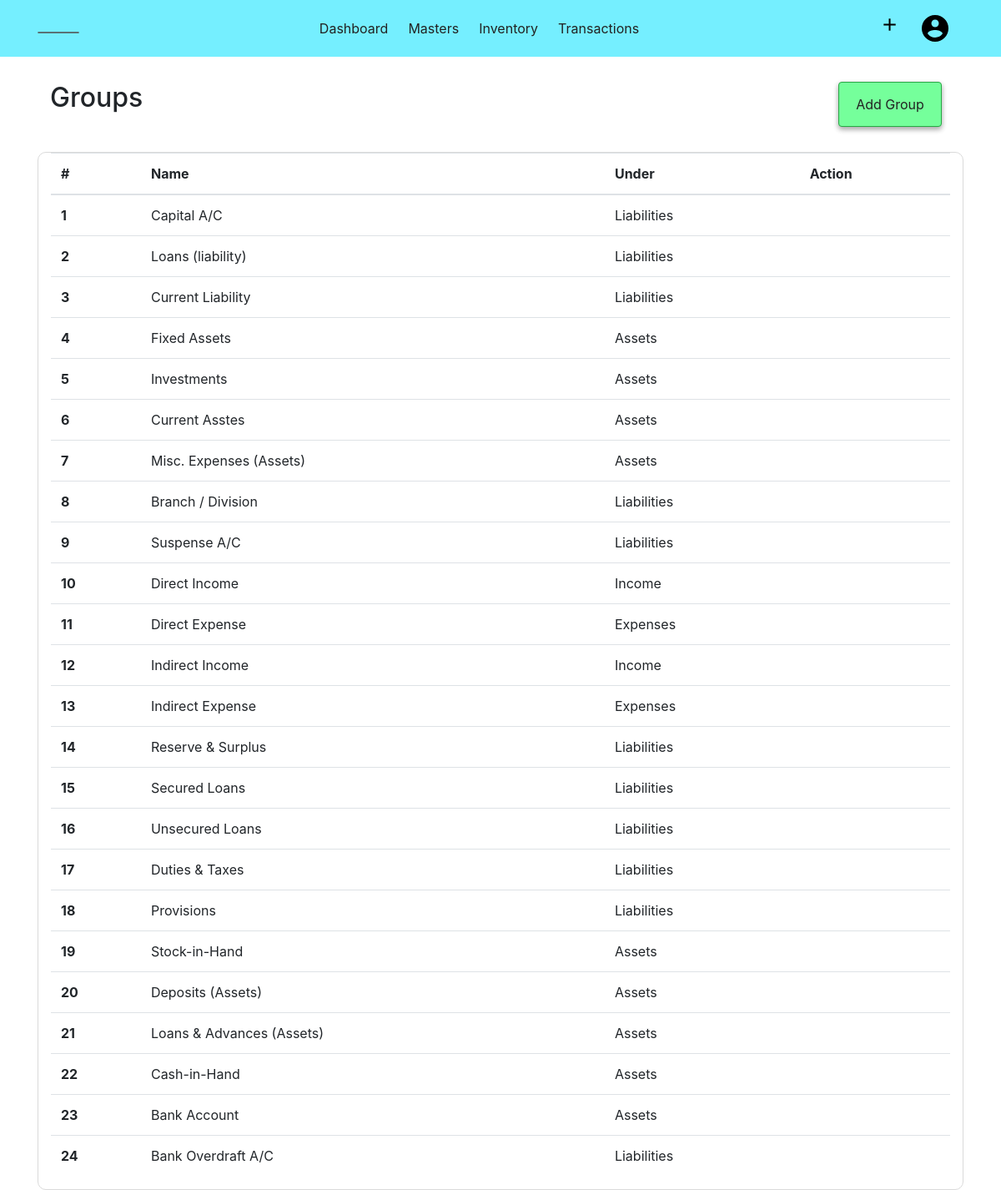
/groups (signed in), run on an earlier commit of the app's database.
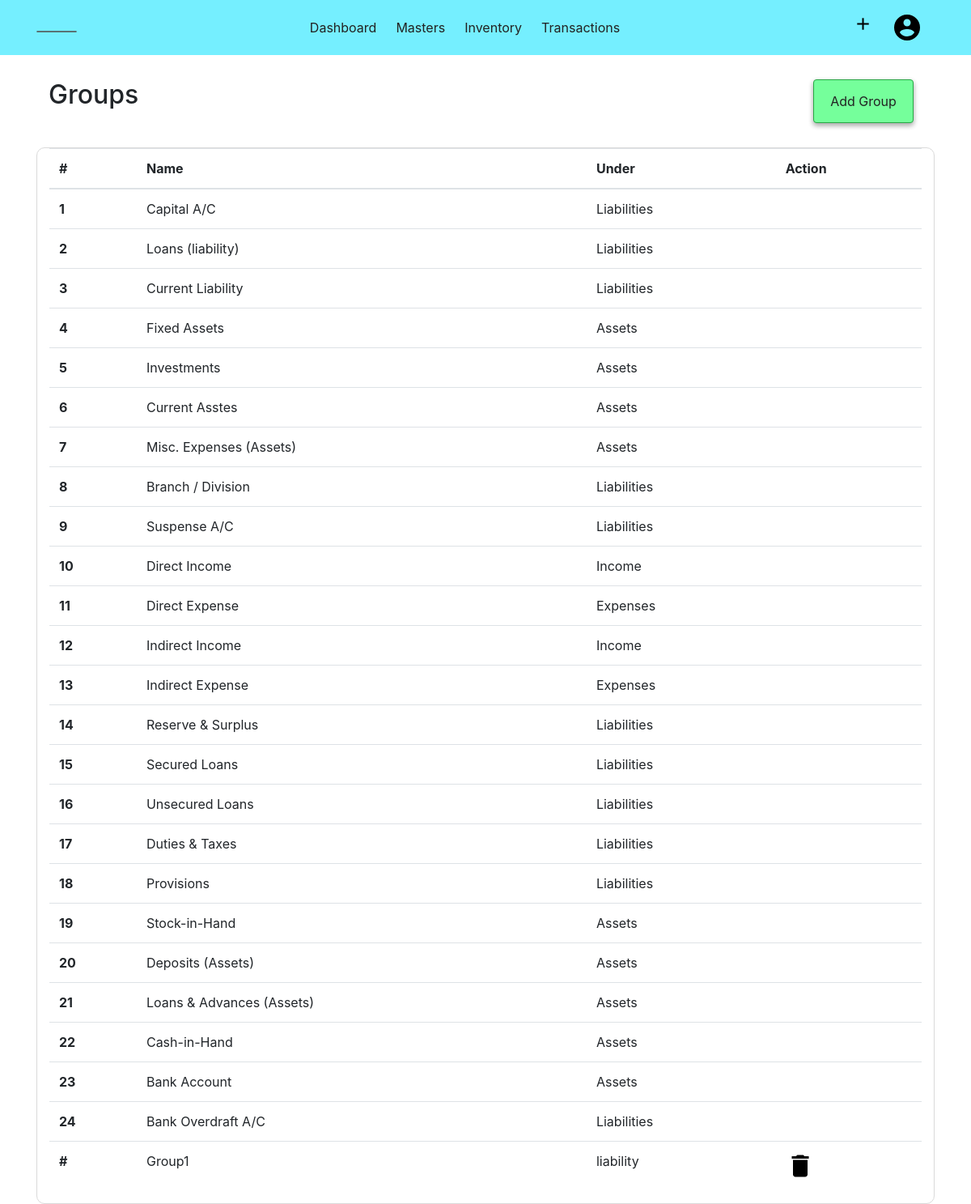
And on a later commit of the database.
### acsystem/models.py (models this page shows, shortened)
class FixedGroup(db.Model):
    id = db.Column(db.Integer, primary_key=True)
    name = db.Column(db.String(40), nullable=False)
    under = db.Column(db.String(20), nullable=False)

class Group(db.Model):
    id = db.Column(db.Integer, primary_key=True)
    name = db.Column(db.String(40), nullable=False)
    under = db.Column(db.String(20), nullable=False)
    ledgers = db.relationship('Ledger', backref='undergroup', lazy=True, cascade="all, delete-orphan")
    company_id = db.Column(db.Integer, db.ForeignKey('company.id', ondelete="CASCADE"), nullable=False)

### acsystem/groupledger/routes.py (the view)
@groupledgers.route('/groups', methods=['GET','POST'])
@login_required
def group():
    if current_user.activecompany == 0:
        flash(f"No Company is Activated! ","warning")
        return redirect(url_for('company.companies'))
    form = GroupForm()
    if form.validate_on_submit():
        usergroup = Group(name = form.name.data, under = form.under.data, company_id=current_user.activecompany)
        db.session.add(usergroup)
        db.session.commit()
        flash(f"Group Added Successfully.","success")
        return redirect(url_for('groupledgers.group'))
    groups = Group.query.filter_by(company_id = current_user.activecompany).all()
    fixedgroups = FixedGroup.query.all()
    return render_template('groupledger/showgroup.html', title="Groups", form=form, groups = groups, fixedgroups=fixedgroups )

### acsystem/models.py (called while the page is built)
@login_manager.user_loader
def load_user(user_id):
    return User.query.get(int(user_id))

### acsystem/templates/groupledger/showgroup.html (shortened to what this page needs)
{% from "renderfield.html" import render_field, render_doublefield %}
{% extends "layout.html"%}
{% block content %}
<div class="container">
    <div class="container-fluid">
        <h2 class="float-left">Groups</h2>
        <ul class="nav justify-content-end">
            <li class="btn btn-success">
                <a class="nav-link" data-toggle="modal" data-target="#creategroup">Add Group</a>
            </li>
        </ul>
    </div>
    <div class="container-fluid" style="border:1px solid rgb(218, 218, 218); border-radius:10px;">
        <table class="table table-hover">
            <thead>
                <tr>
                    <th scope="col">#</th>
                    <th scope="col">Name</th>
                    <th scope="col">Under</th>
                    <th scope="col">Action</th>
                </tr>
            </thead>
            <tbody>
                {% for group in fixedgroups %}
                <tr>
                    <th scope="row">{{group.id}}</th>
                    <td>{{ group.name }}</td>
                    <td>{{ group.under }}</td>
                    <td>
                    </td>
                {% endfor %}
                {% for group in groups %}
                <tr>
                    <th scope="row">#</th>
                    <td>{{ group.name }}</td>
                    <td>{{ group.under }}</td>
                    <td  class="deletegrp" >
                        <img style="cursor:pointer;" data-toggle="modal" data-target="#deletegroup" src="{{ url_for('static',filename='images/delete.png') }}" alt="Delete">
                    </td>
                {% endfor %}
            </tbody>
        </table>
    </div>
</div>
{% endblock content %}

What changed in the data, as far as the page shows it:
added Group: name "Group1", under "liability"
